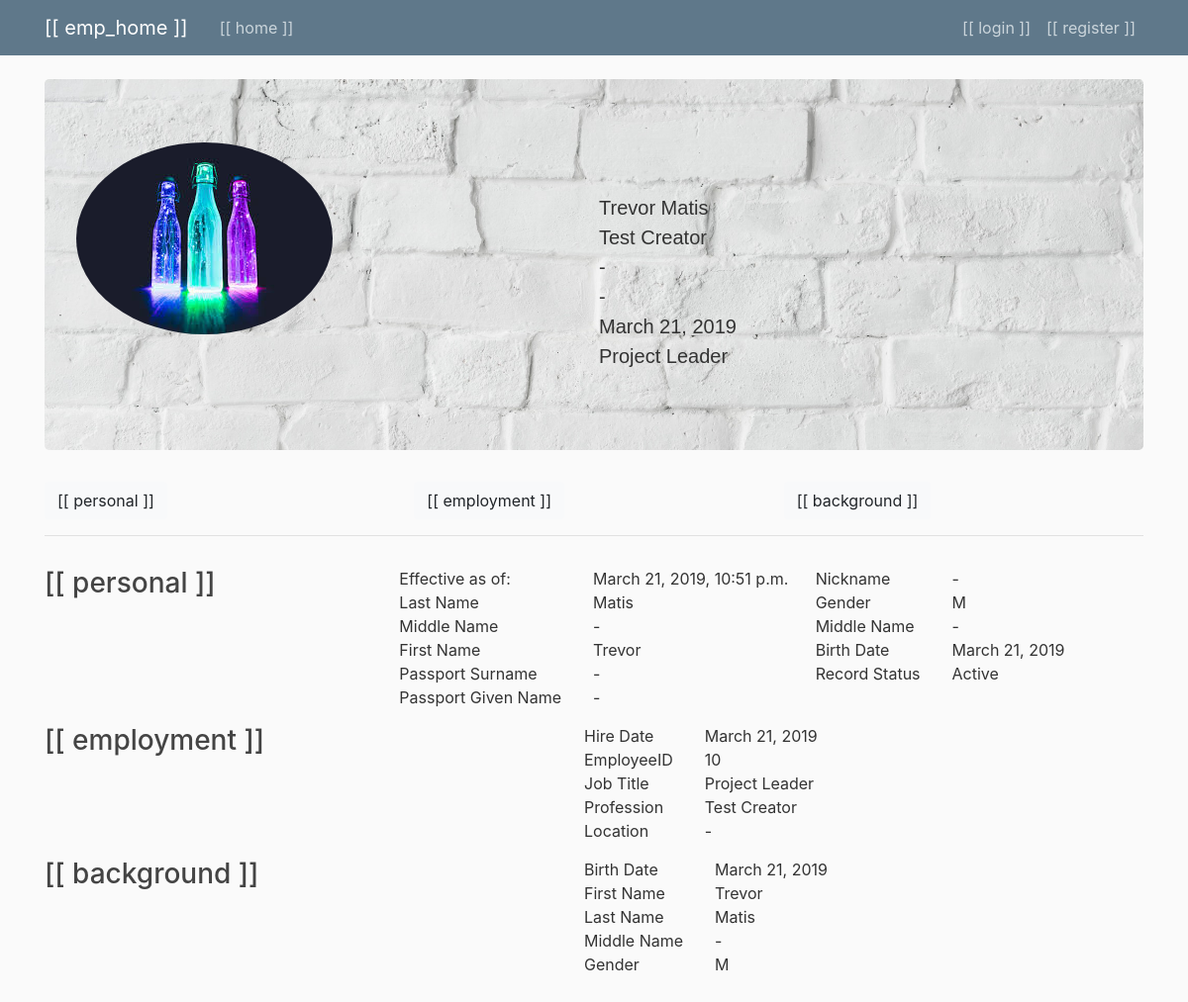
/6/, run on the app's committed database.
### employee/models.py (models this page shows)
class EmployeeProfile(models.Model):
    profession = models.CharField(max_length = 100, default='-')
    date_posted = models.DateTimeField(default = timezone.now)
    worker = models.ForeignKey(User, on_delete = models.CASCADE)
    EmployeeID = models.IntegerField(default=0)
    First_Name = models.CharField(max_length=200, verbose_name='First Name', default='-')
    Middle_Name = models.CharField(max_length=200, verbose_name='Middle Name',default='-')
    Last_Name = models.CharField(max_length=200, verbose_name='Last Name', default='-')
    Prefix = models.CharField(max_length=200, verbose_name='Prefix', default='-')
    Nickname = models.CharField(max_length=200, verbose_name='Nickname', default='-')
    Gender = models.CharField(max_length=1, verbose_name='Gender', choices=GENDER, default=GENDER[0][0])
    Birth_date = models.DateField(default=timezone.now)
    Passport_Surname = models.CharField(max_length=200, verbose_name='Passport Surname', default='-')
    Passport_Given_Name = models.CharField(max_length=200, verbose_name='Passport Given Name', default='-')
    Job_Title = models.CharField(max_length=200, verbose_name='Job Title', default='-')
    Business_Phone = models.CharField(max_length=12, verbose_name='Business Phone', default='-')
    Location = models.CharField(max_length=200, verbose_name='Location', default='-')
    Hire_Date = models.DateField(default=timezone.now)
    Record_Status = models.IntegerField(choices=RECORD_TYPE, verbose_name='Record Status', default=RECORD_TYPE[0][0])

### users/models.py (models this page shows, shortened)
class Profile(models.Model):
    user = models.OneToOneField(User, on_delete=models.CASCADE)
    image = models.ImageField(default='default.jpeg', upload_to='profile_pics')

### employee/views.py (the view)
# urls.py: path('<int:pk>/', GetObject.as_view(template_name='employee/object.html'), name='object'),
class GetObject(DetailView):
    model = EmployeeProfile
    context_object_name = 'employee_obj'

### employee/templates/employee/object.html
{% extends "employee/base.html" %}
{% block content %}
  <div  class="wrapper">
    <div class="jumbotron wrap">
      <div class="form-row">
        <div class="col-md-6">
          <img class="img-responsive rounded-circle" src="{{ employee_obj.worker.profile.image.url }}">
        </div>
        <div class="col-md-6 mt-3 mb-3 gen_info">
          <span>{{ employee_obj.First_Name }}</span>
          <span>{{ employee_obj.Last_Name }}</span><br>
          <span>{{ employee_obj.profession }}</span><br>
          <span>{{ employee_obj.Location }}</span><br>
          <span>{{ employee_obj.Business_Phone }}</span><br>
          <span>{{ employee_obj.Birth_date }}</span><br>
          <span>{{ employee_obj.Job_Title }}</span><br>
        </div>
      </div>
    </div>
    <div class="wrapper mt-3 game">
        <div class="form-row">
            <div class="col xs-4">
                <button class="btn btn-light" href = "#" v-on:click="seen1 = !seen1, seen2 = false, seen3 = false, seen4 = false">
                    [[ personal ]]
                </button>
            </div>
            <div class="col xs-4">
                <button class="btn btn-light" href = "#" v-on:click="seen2 = !seen2, seen1 = false, seen3 = false, seen4 = false">
                    [[ employment ]]
                </button>
            </div>
            <div class="col xs-4">
                <button class="btn btn-light" href = "#" v-on:click="seen3 = !seen3, seen2 = false, seen1 = false, seen4 = false">
                    [[ background ]]
                </button>
            </div>
        </div>
        <hr>
        <div v-show="seen1" class="form-row per_info">
          <div class="col-md-4">
            <h3>[[ personal ]]</h3>
          </div>
          <div class="col-md-4">
              <div class="row">
                <div class="col-xs-2 mr-3">
                  <span>Effective as of:</span><br>
                  <span>Last Name</span><br>
                  <span>Middle Name</span><br>
                  <span>First Name</span><br>
                  <span>Passport Surname</span><br>
                  <span>Passport Given Name</span><br>
                </div>
                <div class="col-xs-2 ml-3">
                  <span>{{ employee_obj.date_posted }} </span><br>
                  <span>{{ employee_obj.Last_Name }}</span><br>
                  <span>{{ employee_obj.Middle_Name }}</span><br>
                  <span>{{ employee_obj.First_Name }}</span><br>
                  <span>{{ employee_obj.Passport_Surname }}</span><br>
                  <span>{{ employee_obj.Passport_Given_Name }}</span><br>
                </div>
              </div>
          </div>
          <div class="col-md-4">
            <div class="row ml-3">
              <div class="col-xs-2 mr-3 ml-3">
                <span>Nickname</span><br>
                <span>Gender</span><br>
                <span>Middle Name</span><br>
                <span>Birth Date</span><br>
                <span>Record Status</span><br>
              </div>
              <div class="col-xs-2 ml-3">
                <span>{{ employee_obj.Nickname }} </span><br>
                <span>{{ employee_obj.Gender }}</span><br>
                <span>{{ employee_obj.Middle_Name }}</span><br>
                <span>{{ employee_obj.Birth_date }}</span><br>
                {% if employee_obj.Record_Status == 1 %}
                  <span>Inactive</span><br>
                {% else %}
                  <span>Active</span><br>
                {% endif %}
              </div>
            </div>
          </div>
        </div>
        <div v-show="seen2" class="form-row back_info">
          <div class="col-md-6">
            <h3>[[ employment ]]</h3>
          </div>
          <div class="col-md-6">
              <div class="row">
                <div class="col-xs-2 mr-3">
                  <span>Hire Date</span><br>
                  <span>EmployeeID</span><br>
                  <span>Job Title</span><br>
                  <span>Profession</span><br>
                  <span>Location</span><br>
                </div>
                <div class="col-xs-2 ml-3">
                  <span>{{ employee_obj.Hire_Date }} </span><br>
                  <span>{{ employee_obj.EmployeeID }}</span><br>
                  <span>{{ employee_obj.Job_Title }}</span><br>
                  <span>{{ employee_obj.profession }}</span><br>
                  <span>{{ employee_obj.Location }} </span><br>
                </div>
              </div>
            </div>
        </div>
        <div v-show="seen3" class="form-row employ_info">
            <div class="col-md-6">
                <h3>[[ background ]]</h3>
              </div>
          <div class="col-md-6">
            <div class="row">
              <div class="col-xs-2 mr-3">
                <span>Birth Date</span><br>
                <span>First Name</span><br>
                <span>Last Name</span><br>
                <span>Middle Name</span><br>
                <span>Gender</span><br>
              </div>
              <div class="col-xs-2 ml-3">
                <span>{{ employee_obj.Birth_date }} </span><br>
                <span>{{ employee_obj.First_Name }}</span><br>
                <span>{{ employee_obj.Last_Name }}</span><br>
                <span>{{ employee_obj.Middle_Name }}</span><br>
                <span>{{ employee_obj.Gender }} </span><br>
              </div>
            </div>
          </div>
        </div>
    </div>
  </div>
{% endblock content %}

### employee/static/employee/main.css (style rules this page uses)
body { background: #fafafa; color: #333333; margin-top: 5rem; padding-bottom: 80px; }
h1, h2, h3, h4, h5, h6 { color: #444444; }
.wrap { background-image: url('/media/back.jpg'); background-position: center center; background-repeat: no-repeat; background-attachment: fixed; background-size: cover; }
.gen_info { font-size: 20px; font-family: 'Motsserat', sans-serif; padding-top: 35px; }
.img-responsive { width:50%; }
.per_info { padding-top: 15px; }
.back_info { padding-top: 15px; }
.employ_info { padding-top: 15px; }

### data on the page
EmployeeProfile: worker.profile.image (placeholder picture), First_Name "Trevor", Last_Name "Matis", profession "Test Creator", Location "-", Business_Phone "-", Birth_date "March 21, 2019", Job_Title "Project Leader", date_posted "March 21, 2019, 10:51 p.m.", Middle_Name "-", Passport_Surname "-", Passport_Given_Name "-", Nickname "-", Gender "M", Hire_Date "March 21, 2019", EmployeeID "10"
